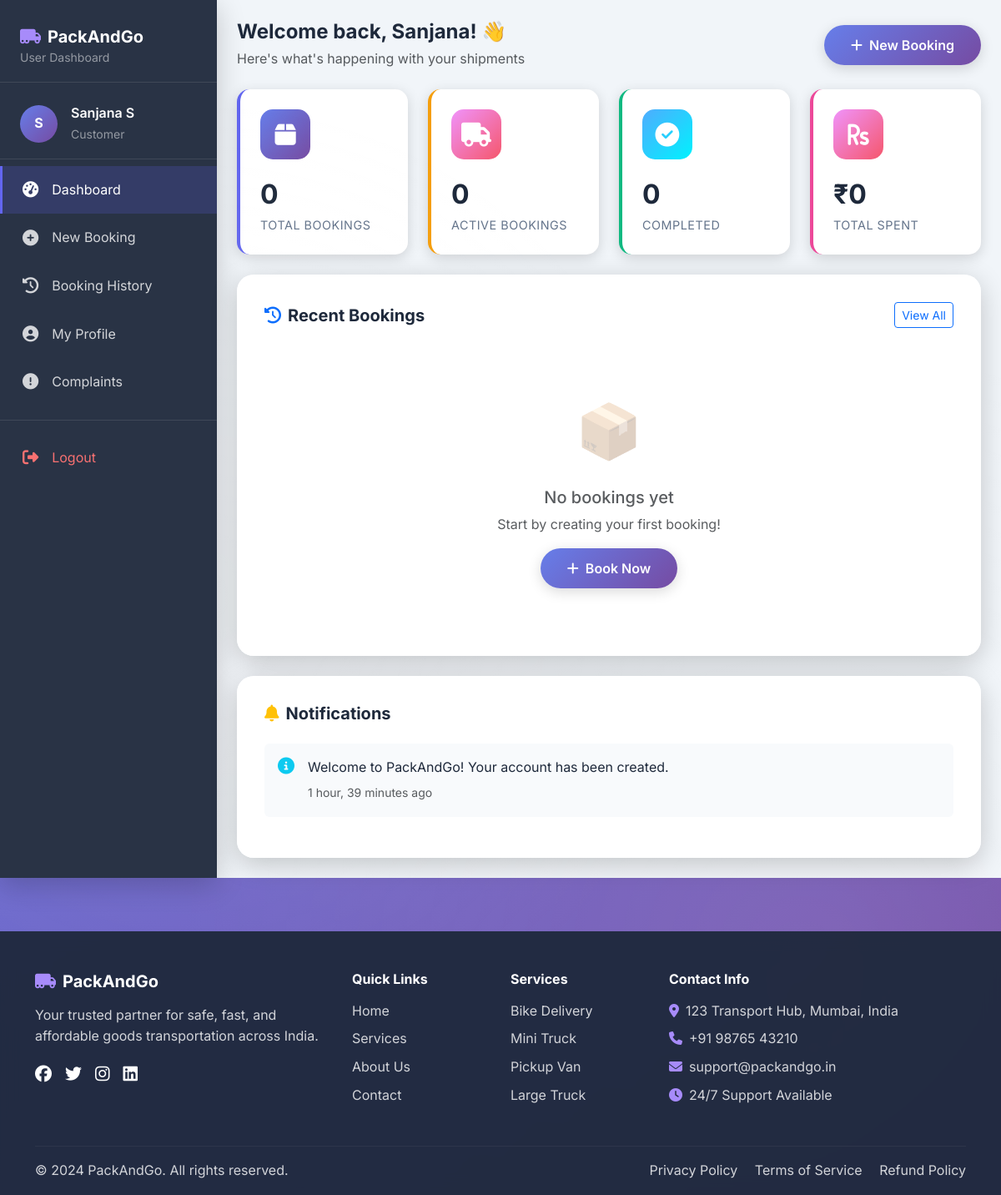
The app's page /dashboard/ (signed in), older data.
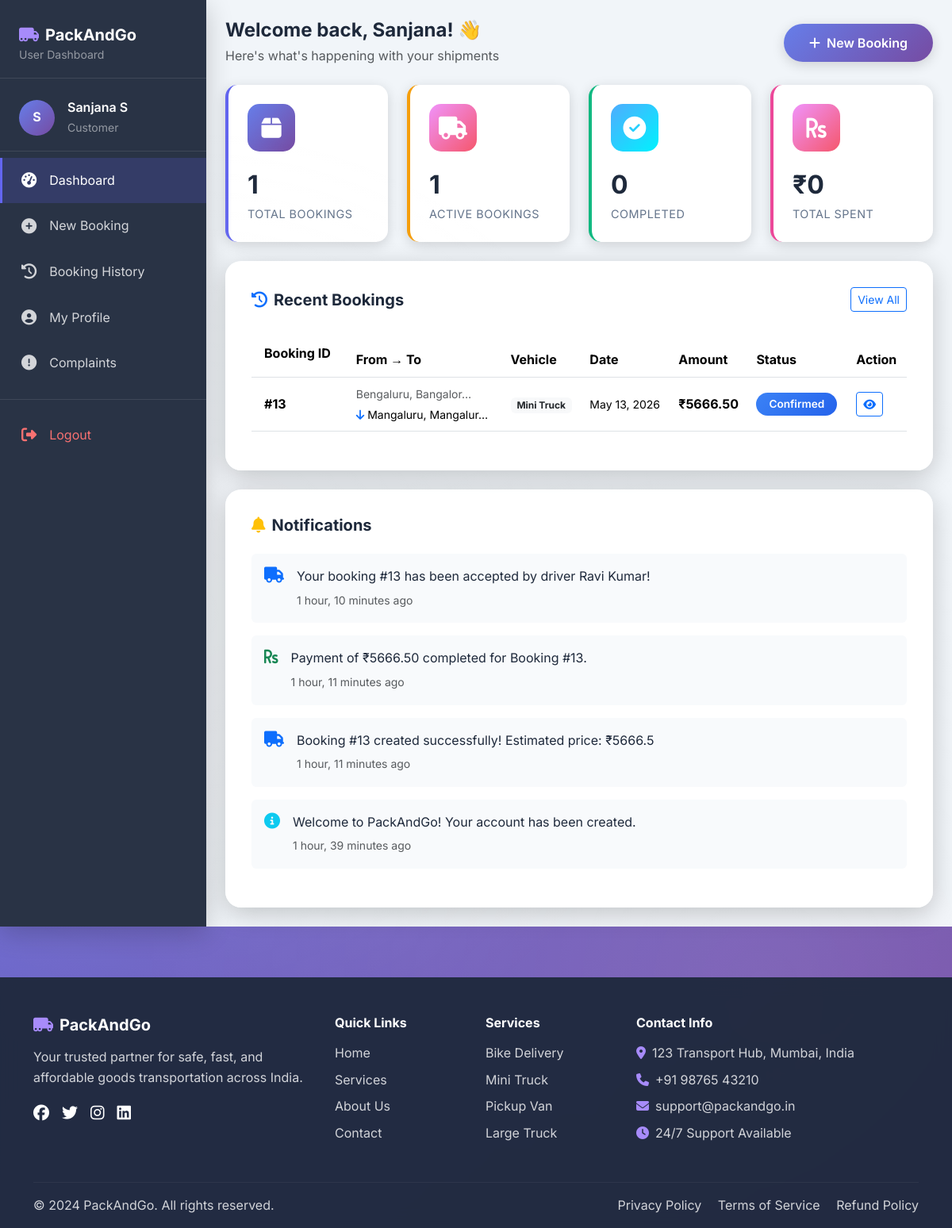
The same page, newer data.
### core/models.py (models this page shows, shortened)
class Notification(models.Model):
    TYPE_CHOICES = [
        ('booking', 'Booking Update'),
        ('payment', 'Payment'),
        ('driver', 'Driver Update'),
        ('system', 'System'),
        ('promo', 'Promotion'),
    ]
    user = models.ForeignKey(User, on_delete=models.CASCADE, related_name='notifications')
    message = models.TextField()
    notif_type = models.CharField(max_length=20, choices=TYPE_CHOICES, default='system')
    is_read = models.BooleanField(default=False)
    created_at = models.DateTimeField(auto_now_add=True)
    class Meta:
        ordering = ['-created_at']

class Booking(models.Model):
    STATUS_CHOICES = [
        ('pending', 'Pending'),
        ('confirmed', 'Confirmed'),
        ('picked_up', 'Picked Up'),
        ('in_transit', 'In Transit'),
        ('delivered', 'Delivered'),
        ('cancelled', 'Cancelled'),
    ]
    user = models.ForeignKey(User, on_delete=models.CASCADE, related_name='bookings')
    driver = models.ForeignKey(Driver, on_delete=models.SET_NULL, null=True, blank=True, related_name='jobs')
    pickup_location = models.CharField(max_length=255)
    drop_location = models.CharField(max_length=255)
    pickup_city = models.CharField(max_length=100, blank=True)
    drop_city = models.CharField(max_length=100, blank=True)
    item_description = models.TextField()
    vehicle_type = models.CharField(max_length=20, choices=VEHICLE_CHOICES)
    booking_date = models.DateField()
    delivery_date = models.DateField(null=True, blank=True)
    status = models.CharField(max_length=20, choices=STATUS_CHOICES, default='pending')
    estimated_price = models.DecimalField(max_digits=10, decimal_places=2, default=0)
    distance_km = models.DecimalField(max_digits=8, decimal_places=2, default=0)
    item_image = models.ImageField(upload_to='bookings/', blank=True, null=True)
    special_instructions = models.TextField(blank=True)
    created_at = models.DateTimeField(auto_now_add=True)
    updated_at = models.DateTimeField(auto_now=True)
    class Meta:
        ordering = ['-created_at']

### core/views.py (the view)
# urls.py: path('dashboard/', views.user_dashboard, name='user_dashboard'),
@login_required
def user_dashboard(request):
    bookings = Booking.objects.filter(user=request.user)
    recent_bookings = bookings.order_by('-created_at')[:5]
    notifications = Notification.objects.filter(user=request.user, is_read=False)[:5]
    stats = {
        'total_bookings': bookings.count(),
        'active_bookings': bookings.filter(status__in=['pending', 'confirmed', 'picked_up', 'in_transit']).count(),
        'completed_bookings': bookings.filter(status='delivered').count(),
        'total_spent': bookings.filter(status='delivered').aggregate(
            total=Sum('estimated_price'))['total'] or 0,
    }
    return render(request, 'user/dashboard.html', {
        'recent_bookings': recent_bookings,
        'stats': stats,
        'notifications': notifications,
    })

### templates/user/dashboard.html (shortened to what this page needs)
{% extends 'base.html' %}
{% block content %}
<div class="d-flex" style="min-height: 100vh; background: #f1f5f9;">
    {% include 'components/dashboard_sidebar.html' %}
    <div class="flex-grow-1 p-4">
        <div class="d-flex justify-content-between align-items-center mb-4">
            <div>
                <h4 class="fw-bold d-inline mb-0">Welcome back, {{ request.user.first_name|default:request.user.username }}! 👋</h4>
                <p class="text-muted mb-0 mt-1">Here's what's happening with your shipments</p>
            </div>
            <a href="{% url 'new_booking' %}" class="btn btn-gradient">
                <i class="fas fa-plus me-2"></i>New Booking
            </a>
        </div>
        <div class="row g-4 mb-4">
            <div class="col-md-3 col-sm-6">
                <div class="stat-card">
                    <div class="stat-icon primary">
                        <i class="fas fa-box"></i>
                    </div>
                    <div class="stat-value">{{ stats.total_bookings }}</div>
                    <div class="stat-label">Total Bookings</div>
                </div>
            </div>
            <div class="col-md-3 col-sm-6">
                <div class="stat-card" style="border-left-color: #f59e0b;">
                    <div class="stat-icon warning">
                        <i class="fas fa-truck"></i>
                    </div>
                    <div class="stat-value">{{ stats.active_bookings }}</div>
                    <div class="stat-label">Active Bookings</div>
                </div>
            </div>
            <div class="col-md-3 col-sm-6">
                <div class="stat-card" style="border-left-color: #10b981;">
                    <div class="stat-icon success">
                        <i class="fas fa-check-circle"></i>
                    </div>
                    <div class="stat-value">{{ stats.completed_bookings }}</div>
                    <div class="stat-label">Completed</div>
                </div>
            </div>
            <div class="col-md-3 col-sm-6">
                <div class="stat-card" style="border-left-color: #ec4899;">
                    <div class="stat-icon" style="background: linear-gradient(135deg, #f093fb 0%, #f5576c 100%); color:white;">
                        <i class="fas fa-rupee-sign"></i>
                    </div>
                    <div class="stat-value">₹{{ stats.total_spent|floatformat:0 }}</div>
                    <div class="stat-label">Total Spent</div>
                </div>
            </div>
        </div>
        <div class="glass-card mb-4">
            <div class="d-flex justify-content-between align-items-center mb-4">
                <h5 class="fw-bold mb-0"><i class="fas fa-history me-2 text-primary"></i>Recent Bookings</h5>
                <a href="{% url 'booking_history' %}" class="btn btn-sm btn-outline-primary">View All</a>
            </div>
            {% if recent_bookings %}
            <div class="table-responsive">
                <table class="table table-hover align-middle">
                    <thead style="background: linear-gradient(135deg, #667eea 0%, #764ba2 100%); color:white;">
                        <tr>
                            <th class="py-3 px-3">Booking ID</th>
                            <th>From → To</th>
                            <th>Vehicle</th>
                            <th>Date</th>
                            <th>Amount</th>
                            <th>Status</th>
                            <th>Action</th>
                        </tr>
                    </thead>
                    <tbody>
                        {% for booking in recent_bookings %}
                        <tr>
                            <td class="px-3"><strong>#{{ booking.id }}</strong></td>
                            <td>
                                <small class="text-muted">{{ booking.pickup_location|truncatechars:20 }}</small><br>
                                <small><i class="fas fa-arrow-down text-primary"></i> {{ booking.drop_location|truncatechars:20 }}</small>
                            </td>
                            <td>
                                <span class="badge bg-light text-dark">{{ booking.get_vehicle_type_display }}</span>
                            </td>
                            <td><small>{{ booking.booking_date }}</small></td>
                            <td><strong>₹{{ booking.estimated_price }}</strong></td>
                            <td>
                                <span class="badge badge-{{ booking.status }} badge-custom">
                                    {{ booking.get_status_display }}
                                </span>
                            </td>
                            <td>
                                <a href="{% url 'booking_detail' booking.id %}" class="btn btn-sm btn-outline-primary">
                                    <i class="fas fa-eye"></i>
                                </a>
                            </td>
                        </tr>
                        {% endfor %}
                    </tbody>
                </table>
            </div>
            {% else %}
            <div class="text-center py-5">
                <div style="font-size:4rem; opacity:0.3;">📦</div>
                <h5 class="text-muted mt-3">No bookings yet</h5>
                <p class="text-muted">Start by creating your first booking!</p>
                <a href="{% url 'new_booking' %}" class="btn btn-gradient">
                    <i class="fas fa-plus me-2"></i>Book Now
                </a>
            </div>
            {% endif %}
        </div>
        {% if notifications %}
        <div class="glass-card">
            <h5 class="fw-bold mb-4"><i class="fas fa-bell me-2 text-warning"></i>Notifications</h5>
            {% for notif in notifications %}
            <div class="d-flex align-items-start mb-3 p-3 rounded" style="background: #f8fafc;">
                <div class="me-3">
                    {% if notif.notif_type == 'booking' %}
                        <i class="fas fa-truck text-primary fs-5"></i>
                    {% elif notif.notif_type == 'payment' %}
                        <i class="fas fa-rupee-sign text-success fs-5"></i>
                    {% else %}
                        <i class="fas fa-info-circle text-info fs-5"></i>
                    {% endif %}
                </div>
                <div class="flex-grow-1">
                    <p class="mb-1">{{ notif.message }}</p>
                    <small class="text-muted">{{ notif.created_at|timesince }} ago</small>
                </div>
            </div>
            {% endfor %}
        </div>
        {% endif %}
    </div>
</div>
{% endblock %}

### templates/base.html (shortened to what this page needs)
{% load static %}
<!DOCTYPE html>
<html lang="en">
<head>
    <link href="https://cdn.jsdelivr.net/npm/bootstrap@5.3.2/dist/css/bootstrap.min.css" rel="stylesheet">
    <link rel="stylesheet" href="https://cdnjs.cloudflare.com/ajax/libs/font-awesome/6.5.0/css/all.min.css">
    <link rel="stylesheet" href="{% static 'css/main.css' %}">
</head>
<body>
{% block content %}{% endblock %}
{% include 'components/footer.html' %}
</body>
</html>

### templates/components/dashboard_sidebar.html
{% load static %}
<div class="sidebar" id="sidebar" style="width: 260px; min-width: 260px;">
    <div class="px-4 pb-3 mb-2" style="border-bottom: 1px solid rgba(255,255,255,0.1);">
        <a href="{% url 'landing' %}" class="text-decoration-none">
            <h5 class="text-white fw-bold mb-0"><i class="fas fa-truck-moving me-2" style="color:#a78bfa;"></i>PackAndGo</h5>
        </a>
        <small style="color:rgba(255,255,255,0.5);">User Dashboard</small>
    </div>
    <div class="px-4 py-3 mb-2" style="border-bottom: 1px solid rgba(255,255,255,0.1);">
        <div class="d-flex align-items-center">
            {% if request.user.profile.profile_image %}
                <img src="{{ request.user.profile.profile_image.url }}" class="rounded-circle me-3" width="45" height="45" style="object-fit:cover;">
            {% else %}
                <div class="rounded-circle d-flex align-items-center justify-content-center me-3" style="width:45px;height:45px;background:linear-gradient(135deg,#667eea,#764ba2);">
                    <span class="text-white fw-bold">{{ request.user.username|first|upper }}</span>
                </div>
            {% endif %}
            <div>
                <div class="text-white fw-semibold">{{ request.user.get_full_name|default:request.user.username }}</div>
                <small style="color:rgba(255,255,255,0.5);">Customer</small>
            </div>
        </div>
    </div>
    <nav class="mt-2">
        <a href="{% url 'user_dashboard' %}" class="sidebar-link {% if request.resolver_match.url_name == 'user_dashboard' %}active{% endif %}">
            <i class="fas fa-tachometer-alt"></i> Dashboard
        </a>
        <a href="{% url 'new_booking' %}" class="sidebar-link {% if request.resolver_match.url_name == 'new_booking' %}active{% endif %}">
            <i class="fas fa-plus-circle"></i> New Booking
        </a>
        <a href="{% url 'booking_history' %}" class="sidebar-link {% if request.resolver_match.url_name == 'booking_history' %}active{% endif %}">
            <i class="fas fa-history"></i> Booking History
        </a>
        <a href="{% url 'user_profile' %}" class="sidebar-link {% if request.resolver_match.url_name == 'user_profile' %}active{% endif %}">
            <i class="fas fa-user-circle"></i> My Profile
        </a>
        <a href="{% url 'submit_complaint' %}" class="sidebar-link {% if request.resolver_match.url_name == 'submit_complaint' %}active{% endif %}">
            <i class="fas fa-exclamation-circle"></i> Complaints
        </a>
        <div style="border-top: 1px solid rgba(255,255,255,0.1); margin: 1rem 0;"></div>
        <a href="{% url 'logout' %}" class="sidebar-link" style="color: #f87171;">
            <i class="fas fa-sign-out-alt"></i> Logout
        </a>
    </nav>
</div>

### templates/components/footer.html
<footer class="footer">
    <div class="container">
        <div class="row g-4">
            <div class="col-lg-4">
                <h5 class="text-white fw-bold mb-3">
                    <i class="fas fa-truck-moving me-2" style="color:#a78bfa;"></i>PackAndGo
                </h5>
                <p class="mb-3">Your trusted partner for safe, fast, and affordable goods transportation across India.</p>
                <div class="d-flex gap-3">
                    <a href="#" class="text-white fs-5"><i class="fab fa-facebook"></i></a>
                    <a href="#" class="text-white fs-5"><i class="fab fa-twitter"></i></a>
                    <a href="#" class="text-white fs-5"><i class="fab fa-instagram"></i></a>
                    <a href="#" class="text-white fs-5"><i class="fab fa-linkedin"></i></a>
                </div>
            </div>
            <div class="col-lg-2 col-md-4">
                <h6 class="text-white fw-bold mb-3">Quick Links</h6>
                <ul class="list-unstyled">
                    <li class="mb-2"><a href="{% url 'landing' %}">Home</a></li>
                    <li class="mb-2"><a href="{% url 'services' %}">Services</a></li>
                    <li class="mb-2"><a href="{% url 'about' %}">About Us</a></li>
                    <li class="mb-2"><a href="{% url 'contact' %}">Contact</a></li>
                </ul>
            </div>
            <div class="col-lg-2 col-md-4">
                <h6 class="text-white fw-bold mb-3">Services</h6>
                <ul class="list-unstyled">
                    <li class="mb-2"><a href="#">Bike Delivery</a></li>
                    <li class="mb-2"><a href="#">Mini Truck</a></li>
                    <li class="mb-2"><a href="#">Pickup Van</a></li>
                    <li class="mb-2"><a href="#">Large Truck</a></li>
                </ul>
            </div>
            <div class="col-lg-4 col-md-4">
                <h6 class="text-white fw-bold mb-3">Contact Info</h6>
                <ul class="list-unstyled">
                    <li class="mb-2"><i class="fas fa-map-marker-alt me-2" style="color:#a78bfa;"></i>123 Transport Hub, Mumbai, India</li>
                    <li class="mb-2"><i class="fas fa-phone me-2" style="color:#a78bfa;"></i>+91 98765 43210</li>
                    <li class="mb-2"><i class="fas fa-envelope me-2" style="color:#a78bfa;"></i>support@packandgo.in</li>
                    <li class="mb-2"><i class="fas fa-clock me-2" style="color:#a78bfa;"></i>24/7 Support Available</li>
                </ul>
            </div>
        </div>
        <hr style="border-color: rgba(255,255,255,0.2); margin: 2rem 0 1rem;">
        <div class="row align-items-center">
            <div class="col-md-6 text-center text-md-start">
                <p class="mb-0">&copy; 2024 PackAndGo. All rights reserved.</p>
            </div>
            <div class="col-md-6 text-center text-md-end">
                <a href="#" class="me-3">Privacy Policy</a>
                <a href="#" class="me-3">Terms of Service</a>
                <a href="#">Refund Policy</a>
            </div>
        </div>
    </div>
</footer>

Row changes from the older to the newer data that the page shows:
added Booking: id "13", pickup_location "Bengaluru, Bangalor…", drop_location "Mangaluru, Mangalur…", vehicle_type "Mini Truck", booking_date "May 13, 2026", estimated_price "5666.50", status "Confirmed"
added Notification: notif_type "booking" (drawn), message "Your booking #13 has been accepted by driver Ravi Kumar!", created_at "1 hour, 10 minutes"
added Notification: notif_type "payment" (drawn), message "Payment of ₹5666.50 completed for Booking #13.", created_at "1 hour, 11 minutes"
added Notification: notif_type "booking" (drawn), message "Booking #13 created successfully! Estimated price: ₹5666.5", created_at "1 hour, 11 minutes"
Text that changed along with them:
{{ stats.total_bookings }}: "0" → "1"
{{ stats.active_bookings }}: "0" → "1"
text no longer shown: "📦 No bookings yet Start by creating your first booking! Book Now"
text now shown: "Booking ID From → To Vehicle Date Amount Status Action"
